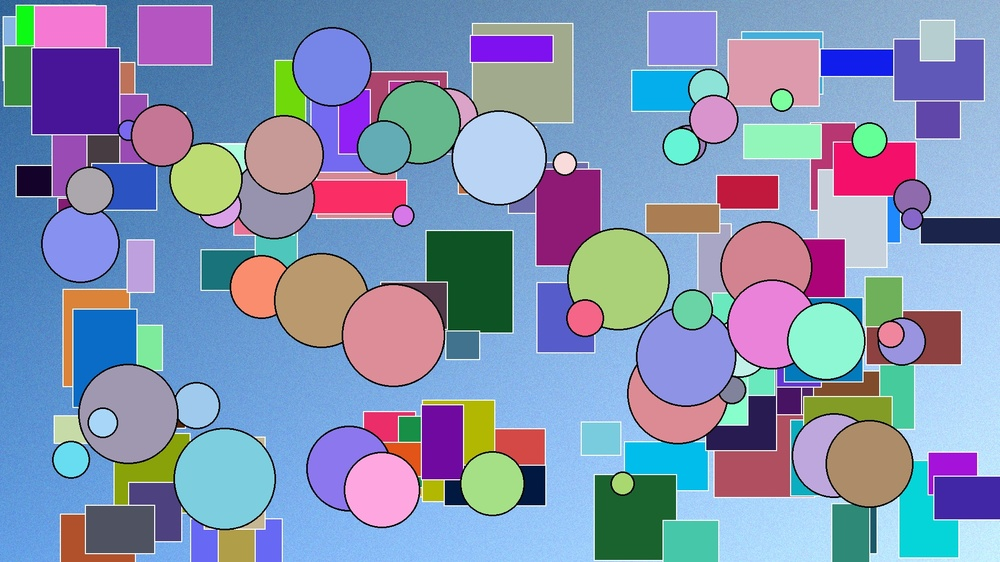
#> input picture tests/test_image_complex.jpg, 1000 x 562 px, shrunk from 1920 x 1080 before the run
$ python -i image_enhancement.py   (imports and definitions only)
#> lines starting #> are read from the running program, lines starting #| are printed output that depends on the picture
# Image Enhancement Features

import os
from typing import Dict
from PIL import Image, ImageEnhance, ImageFilter
import cv2
import numpy as np
import logging

logger = logging.getLogger(__name__)

def auto_enhance_image(image_path: str, output_path: str) -> bool:
    """Automatically enhance image for Instagram"""
#> called with image_path = '../tests/test_image_complex.jpg', output_path = 'out.png'
    try:
        with Image.open(image_path) as img:
            # Convert to RGB if needed
#> img is the input picture: PIL image 1000x562 RGB; mean R, G, B 132.9, 146.9, 178.9
            if img.mode != 'RGB':
                img = img.convert('RGB')

            # Auto-adjust brightness and contrast
            enhancer = ImageEnhance.Brightness(img)
            img = enhancer.enhance(1.1)  # Slight brightness boost
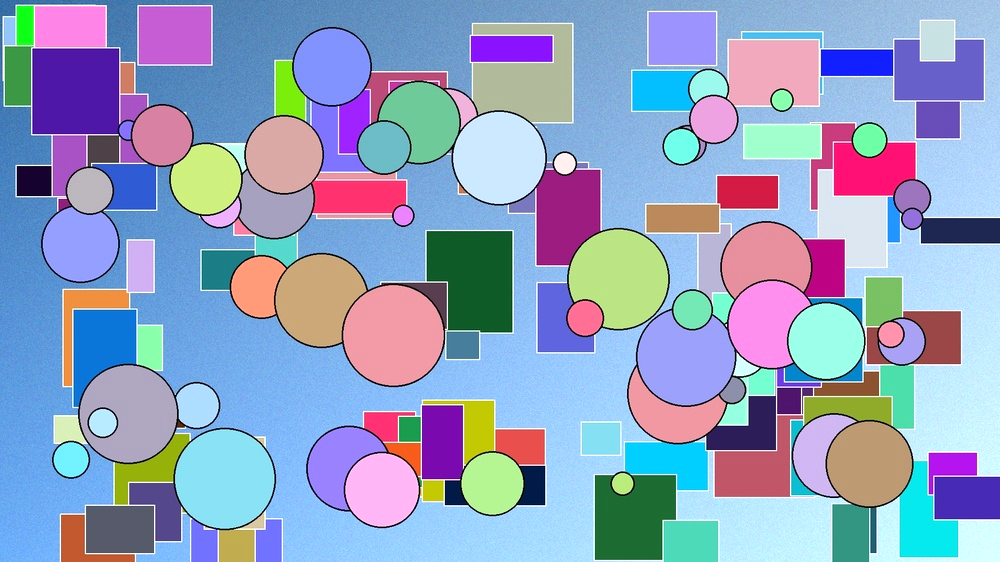
#> img: PIL image 1000x562 RGB; mean R, G, B 145.2, 160.6, 193.8

            enhancer = ImageEnhance.Contrast(img)
            img = enhancer.enhance(1.15)  # Increase contrast

            enhancer = ImageEnhance.Color(img)
            img = enhancer.enhance(1.1)  # Boost saturation
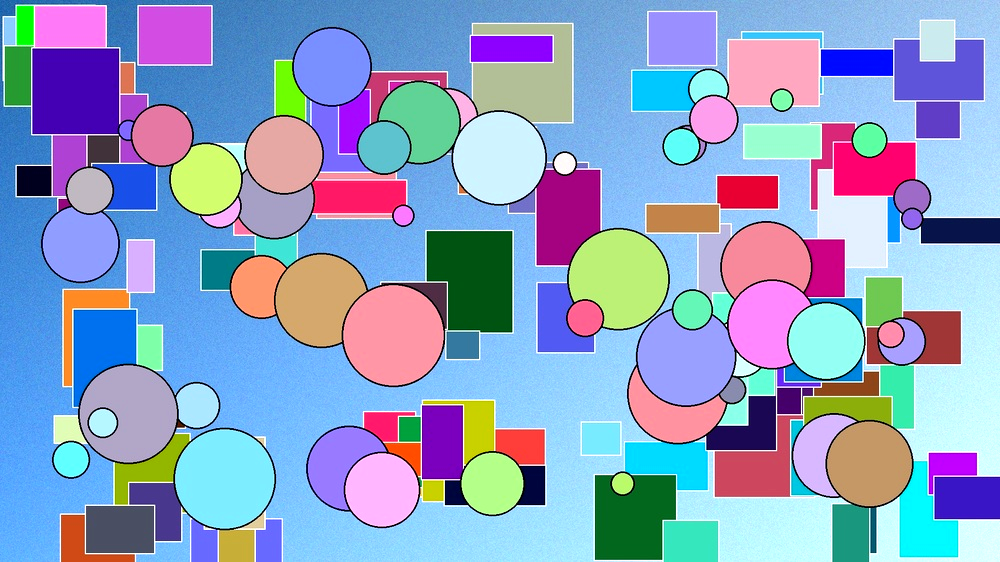
#> img: PIL image 1000x562 RGB; mean R, G, B 140.4, 159.8, 196.9

            # Slight sharpening
            img = img.filter(ImageFilter.UnsharpMask(radius=1, percent=120, threshold=3))
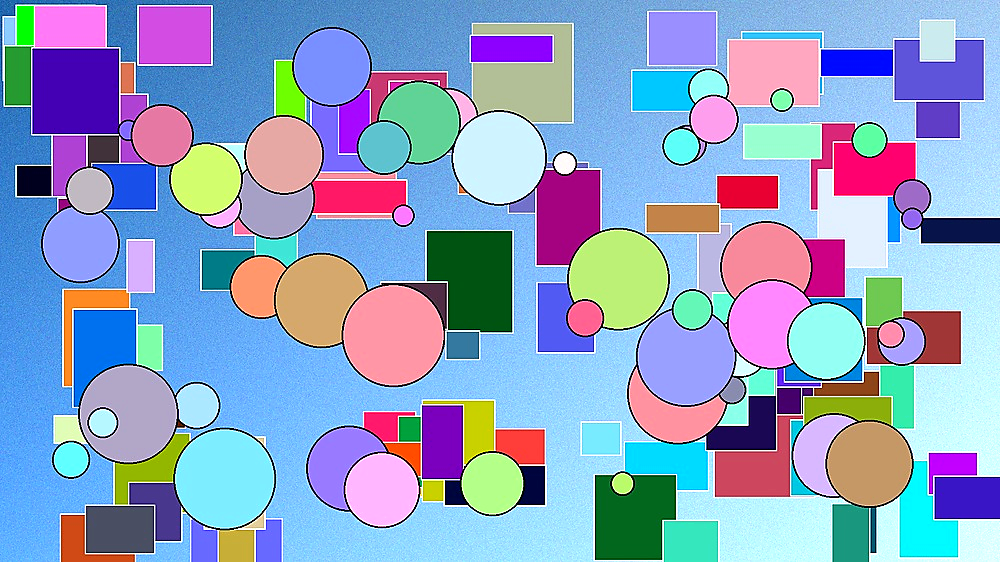
#> img: PIL image 1000x562 RGB; mean R, G, B 140.7, 160.1, 196.6

            img.save(output_path, "JPEG", quality=95)
            return True

    except Exception as e:
        logger.error(f"Could not enhance image {image_path}: {e}")
        return False

# [52 lines left out: functions create_instagram_formats, crop_to_square, crop_to_story, not called in this run]

>>> result = auto_enhance_image('../tests/test_image_complex.jpg', 'out.png')
